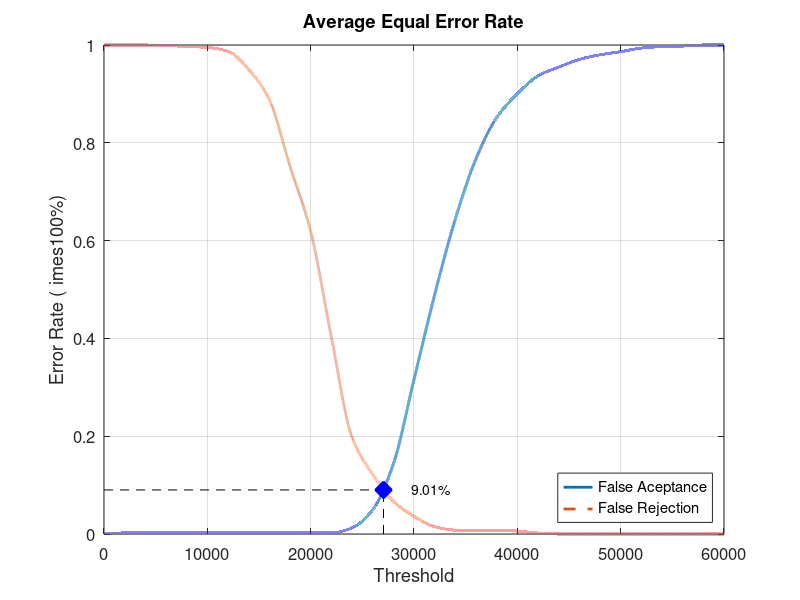
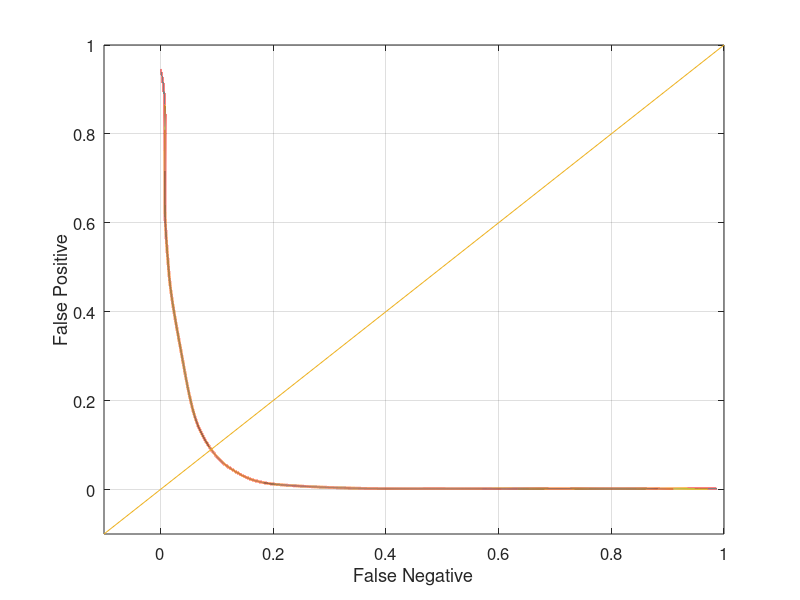

Reproduce these figures in MATLAB, in order.
close all;
clear;
clc;
x = 0:2000:60000;
xq = 0:0.5:60000;

y0 = [0 0.00210526 0.00210526 0.00210526 0.00210526 0.00210526 0.00210526 0.00210526 0.00210526 0.00210526 0.00210526 0.00210526 0.0126316 0.0494737 0.143158 0.315789 0.489474 0.644211 0.767368 0.851579 0.9 0.936842 0.954737 0.970526 0.98 0.986316 0.993684 0.996842 0.997895 1 1]
yy0 = interp1(x, y0, xq, 'pchip');
y1 = [1 1 1 0.999 0.997 0.995 0.987 0.95 0.888 0.752 0.619 0.403 0.198 0.122 0.067 0.036 0.015 0.008 0.008 0.008 0.006 0.002 0 0 0 0 0 0 0 0 0]
yy1 = interp1(x, y1, xq, 'pchip');

% Calculating EER: 
y2 = abs(y0 - y1);
find(y2 == min(y2))
yy2 = abs(yy0 - yy1);
xEER = find(yy2 == min(yy2));
xEERIndex = xq(xEER) % X-axis EER
yEER = yy0(xEER) % Y-axis EER

main = figure
plot(xq, yy0,'-','LineWidth', 2);	hold on
plot(xq, yy1,'--','LineWidth', 2);	hold on
plot([xEERIndex xEERIndex], [0 yEER], 'k--');	hold on
plot([0 xEERIndex], [yEER yEER], 'k--');	hold on
plot(xEERIndex, yEER, 'bx', 'LineWidth', 10);	hold on
text(xEERIndex + 10 * xEERIndex / 100, yEER, [num2str(round((10000 * yEER)) / 100) '%'])
legend('False Aceptance', 'False Rejection', 'Location', 'SouthEast')
xlabel('Threshold')
ylabel('Error Rate (	imes100%)')
title('Average Equal Error Rate')
set(gca, 'FontSize', 12)
axis([0 60000 0 1])
grid on

print(main, 'Database4AverageMain', '-dpng');
FNRxFPR = figure('Color', [1 1 1]);
plot(yy1, yy0, '-', yy1, yy0, 'LineWidth', 2);
hold on
y = -0.1:0.1:1
plot(y, y); 
set(gca, 'FontSize', 12)
xlabel('False Negative')
ylabel('False Positive')
axis([-0.1 1 -0.1 1])
set(gca, 'FontSize', 12)
grid on

print(FNRxFPR, 'Database4AverageFNRxFPR','-dpng');
